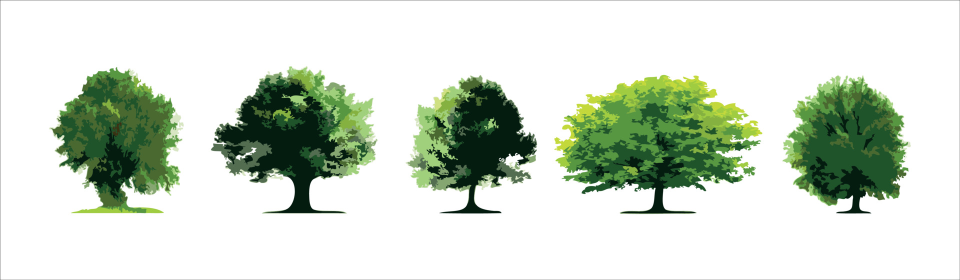
#> input picture src/assets/forest/trees.jpg, 1920 x 560 px, found by its file name (shown at 1/2 size)
$ python crop_forest_sprites.py
#> lines starting #> are read from the running program, lines starting #| are printed output that depends on the picture; after the words box and inside, x2 and y2 are one past the last pixel; in counts of white or black regions, pixels touching at a corner belong together
"""
Crop and generate transparent forest PNG sprites from source sheets.
Run with: python scripts/crop_forest_sprites.py
"""
import os
from PIL import Image
import numpy as np
from collections import deque

def process_white_bg(crop_rgb):
    h, w, _ = crop_rgb.shape
    bg_mask = np.zeros((h, w), dtype=bool)
    visited = np.zeros((h, w), dtype=bool)
    q = deque()

    for r in range(h):
        for c in [0, w - 1]:
            if (crop_rgb[r, c] > 230).all():
                q.append((r, c))
                visited[r, c] = True
    for c in range(w):
        for r in [0, h - 1]:
            if not visited[r, c] and (crop_rgb[r, c] > 230).all():
                q.append((r, c))
                visited[r, c] = True

    while q:
        r, c = q.popleft()
        bg_mask[r, c] = True
        for dr, dc in [(-1, 0), (1, 0), (0, -1), (0, 1)]:
            nr, nc = r + dr, c + dc
            if 0 <= nr < h and 0 <= nc < w and not visited[nr, nc]:
                if (crop_rgb[nr, nc] > 225).all():
                    visited[nr, nc] = True
                    q.append((nr, nc))

    rgba = np.zeros((h, w, 4), dtype=np.uint8)
    rgba[:, :, :3] = crop_rgb
    alpha = np.where(bg_mask, 0, 255).astype(np.uint8)

    mean_bright = crop_rgb.mean(axis=2)
    soften = (~bg_mask) & (mean_bright > 220)
    alpha[soften] = np.clip(255 - (mean_bright[soften] - 220) * 8, 30, 255).astype(np.uint8)
    rgba[:, :, 3] = alpha
    return Image.fromarray(rgba)

def main():
    os.makedirs('src/assets/forest/trees', exist_ok=True)
    os.makedirs('src/assets/forest/shrubs', exist_ok=True)

    # 1. Trees from trees.jpg
    im1 = Image.open('src/assets/forest/trees.jpg')
#> im1 is the input picture: PIL image 1920x560 RGB; mean R, G, B 208.3, 218.3, 204.9
    arr1 = np.array(im1)
    boxes1 = [
        (130, 428, 107, 363),
        (130, 429, 426, 752),
        (148, 429, 819, 1074),
        (147, 430, 1110, 1519),
        (148, 429, 1565, 1815),
    ]
    for idx, (y1, y2, x1, x2) in enumerate(boxes1, start=1):
        crop = arr1[y1:y2, x1:x2]
        img = process_white_bg(crop)
        img.save(f'src/assets/forest/trees/tree-0{idx}.png', optimize=True)
#> this loop made 5 passes
#> pass 1, in main, `crop = arr1[y1:y2, x1:x2]`:
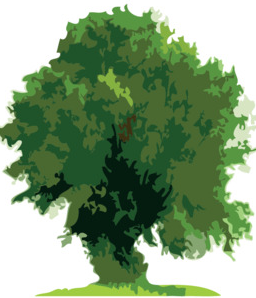
#> crop: shape (298, 256, 3); mean R, G, B 132, 158.5, 123.1
#> pass 1, in process_white_bg, `mean_bright = crop_rgb.mean(axis=2)`:
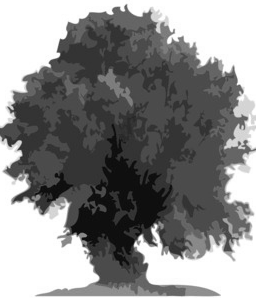
#> mean_bright: shape (298, 256) float64; min 8, max 255, mean 137.9
#> pass 1, in process_white_bg, `soften = (~bg_mask) & (mean_bright > 220)`:
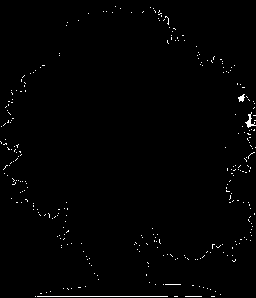
#> soften: shape (298, 256) bool; 0.99% white in thin lines or dots
#> after the loop:
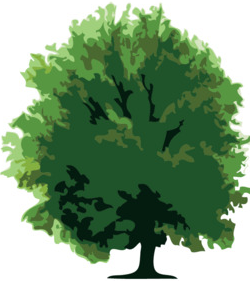
#> crop: shape (281, 250, 3); mean R, G, B 122, 153.2, 118.6

    # 2. Trees from trees-2.jpg
#> (the run stopped early here; a loop or call above may not have finished)

$ run again, with src/assets/forest/tree-hero.png saved as src/assets/forest/trees.jpg
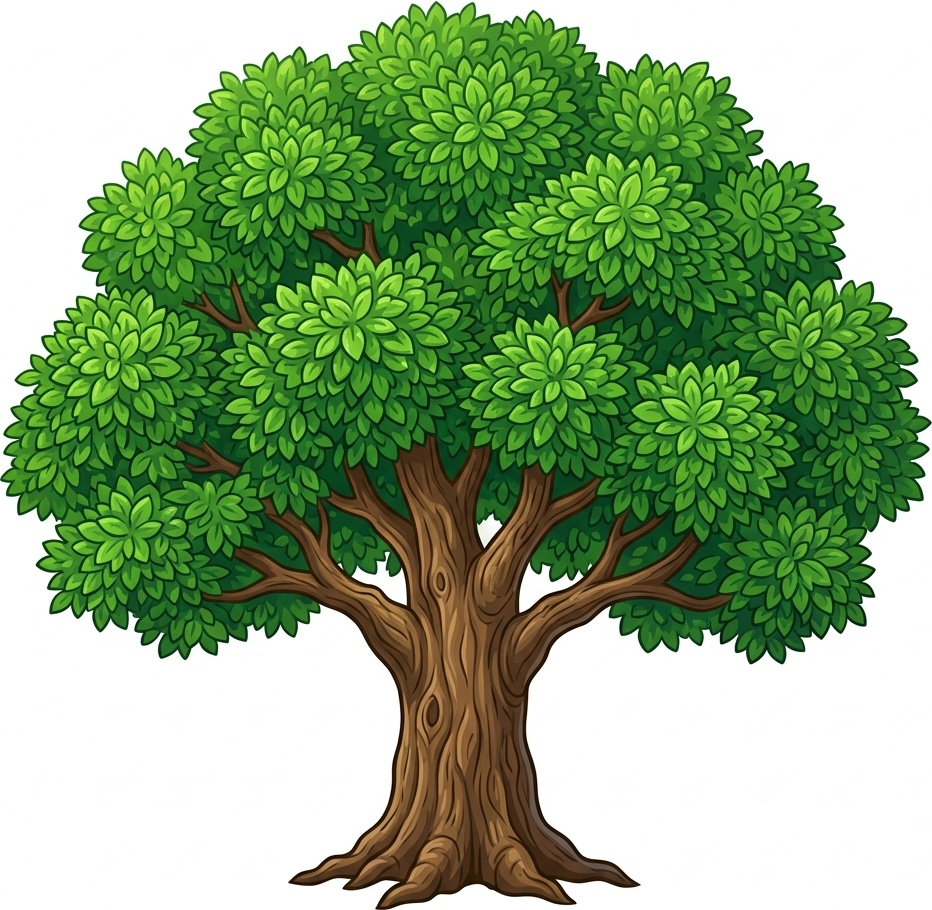
#> input picture src/assets/forest/tree-hero.png, 932 x 910 px, found by its file name
#> in main, im1 is the input picture: PIL image 932x910 RGB; mean R, G, B 142, 170.7, 127
#> the loop in main, `for idx, (y1, y2, x1, x2) in enumerate(boxes1, start=1):` made 4 passes
#> pass 1, in process_white_bg, `soften = (~bg_mask) & (mean_bright > 220)`:
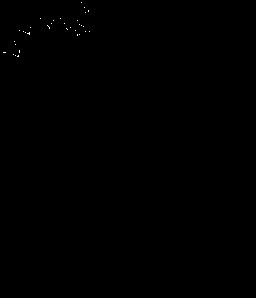
#> soften: shape (298, 256) bool; 0.06% white in thin lines or dots, all inside (x1, y1, x2, y2) = (3, 2, 90, 57)
#> after the loop in main, `for idx, (y1, y2, x1, x2) in enumerate(boxes1, start=1):`:
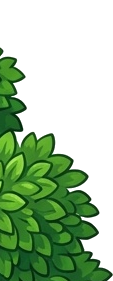
#> img: PIL image 113x281 RGBA; mean R, G, B, A 165.1, 194.2, 159.2, 113.2; transparent parts drawn white
